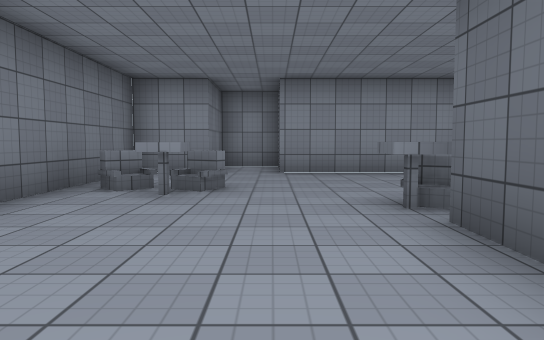
view 1 (above)

12 first-person views from a walk through a Unity game level. The camera is 1.2 m above the floor, tilts 4° down and sees 70° across. The floor is counted in squares, 2 m on a side. Each view is taken from the middle of a square. On the plan, view 1 faces up. The plan holds only what a view shows up to about 11 squares ahead; the rest is blank. The player character is not drawn. Some surface patterns are stand-ins.

view 2
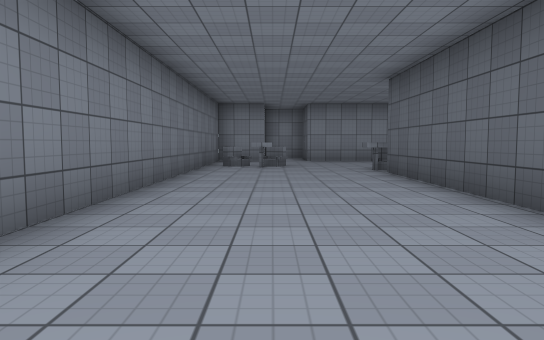

view 3
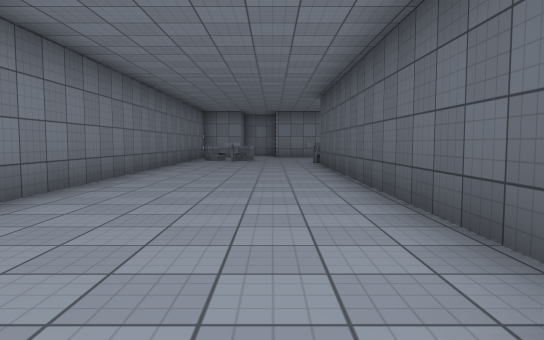

view 4
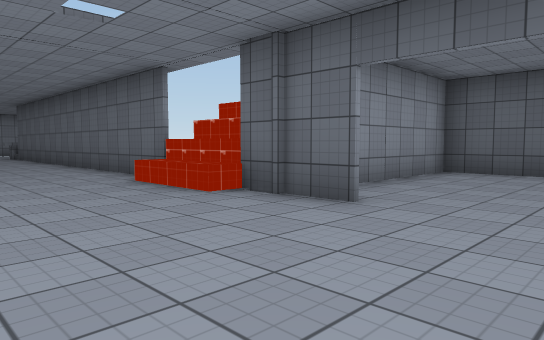

view 5
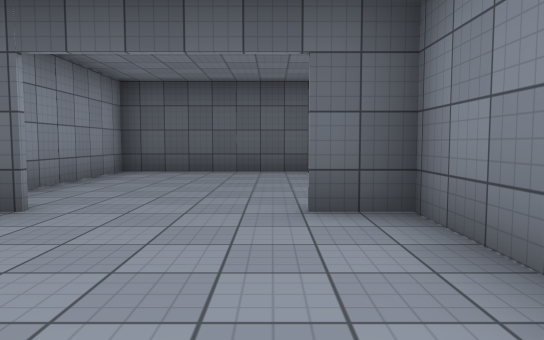

view 6
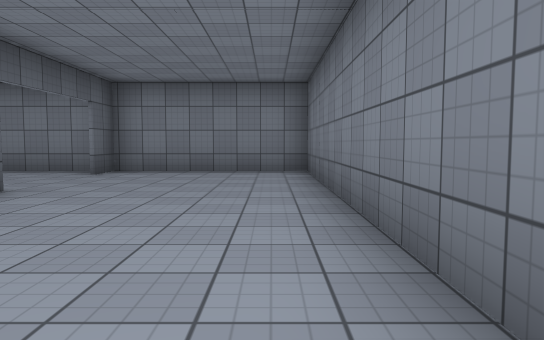

view 7
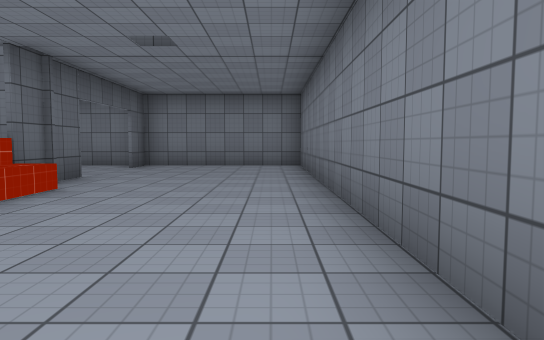

view 8
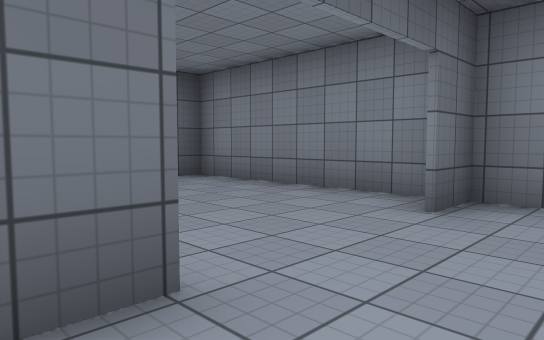

view 9
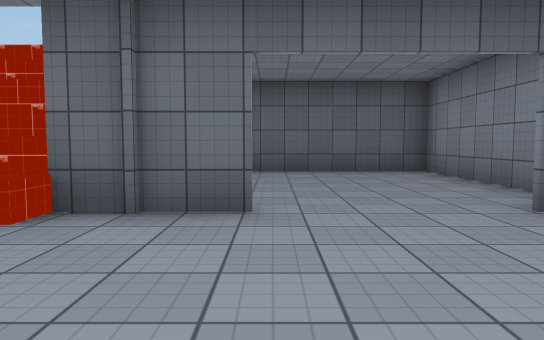

view 10
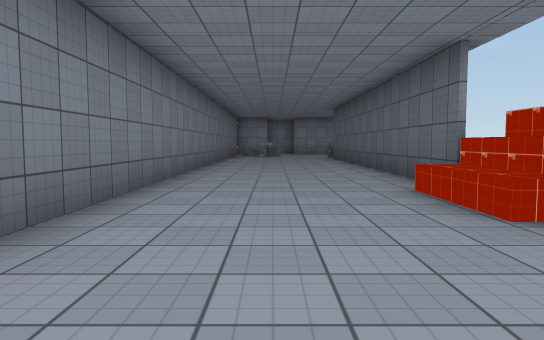

view 11
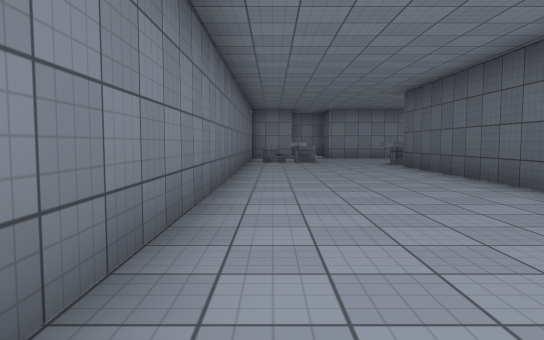

view 12
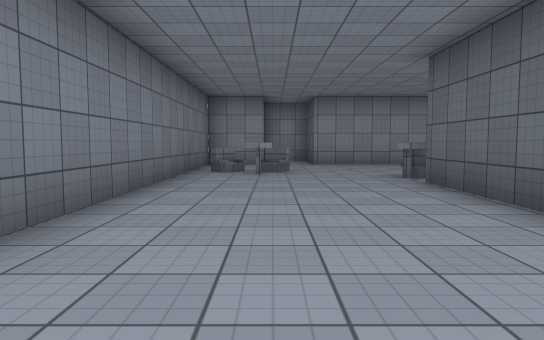

### Floor plan
Points are (right, up) in squares from view 1. A wall is a line through its corners. A room is listed if a view was taken in it or the views show most of it. See-through windows are left out.
Room 1 (views 1, 2, 3, 4, 5, 6, 7, 8, 9, 10, 11, 12)
walls: (1.9, -8.8) (1.9, -7); (1.4, -10.9) (1.4, 3); (1.8, -14.3) (6.1, -14.3) (6.1, -9.8) (2.9, -9.8); (1.6, 3.3) (1, 3.3); (-1, 4.3) (-1.5, 4.3); (-2.8, 5.1) (-2.8, -14.3) (1.4, -14.3) (1.4, -13.3)
low walls: (0.8, -9.1) (0.8, -7); (-0.9, 4.8) (-1.5, 5.2) (-1.9, 4.8); (-1.5, 5) (-1.8, 5.3) (-2.2, 5); (-0.6, 5.1) (-1, 5.4)
ways out: opening at (0.5, 4.5)

Where each view was taken, in squares from view 1:
view 1: 0 up, 0 right, facing up
view 2: 5 down, 1 left, facing up
view 3: 8 down, 0 right, facing up
view 4: 13 down, 2 left, facing up-right
view 5: 13 down, 2 left, facing right
view 6: 6 down, 2 left, facing down
view 7: 4 down, 2 left, facing down
view 8: 10 down, 0 right, facing down-right
view 9: 11 down, 2 left, facing right
view 10: 12 down, 1 left, facing up
view 11: 7 down, 2 left, facing up
view 12: 3 down, 1 left, facing up
